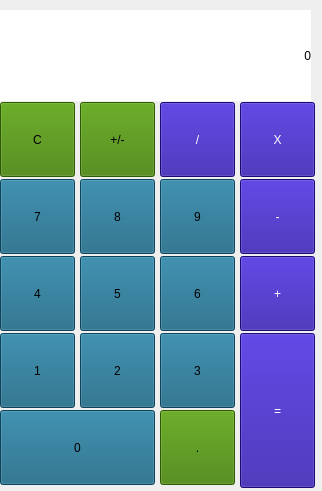
<?xml version="1.0" encoding="UTF-8"?>
<ui version="4.0">
 <class>MainWindow</class>
 <widget class="QMainWindow" name="CALCULATOR">
  <property name="geometry">
   <rect>
    <x>0</x>
    <y>0</y>
    <width>322</width>
    <height>491</height>
   </rect>
  </property>
  <property name="windowTitle">
   <string>MainWindow</string>
  </property>
  <widget class="QWidget" name="centralwidget">
   <widget class="QPushButton" name="pushButton_clear">
    <property name="geometry">
     <rect>
      <x>0</x>
      <y>102</y>
      <width>75</width>
      <height>75</height>
     </rect>
    </property>
    <property name="styleSheet">
     <string notr="true">QPushButton{
background-color: rgb(63, 126, 0);
	color: rgb(0, 0, 0);
	font: 18pt &quot;MS Shell Dlg 2&quot;;
}
QPushButton:pressed{
color: rgb(63, 126, 0);
	background-color: rgb(0, 0, 0);
	font: 18pt &quot;MS Shell Dlg 2&quot;;
}</string>
    </property>
    <property name="text">
     <string>C</string>
    </property>
   </widget>
   <widget class="QPushButton" name="pushButton_slash">
    <property name="geometry">
     <rect>
      <x>160</x>
      <y>102</y>
      <width>75</width>
      <height>75</height>
     </rect>
    </property>
    <property name="toolTip">
     <string>&lt;html&gt;&lt;head/&gt;&lt;body&gt;&lt;p align=&quot;right&quot;&gt;&lt;br/&gt;&lt;/p&gt;&lt;/body&gt;&lt;/html&gt;</string>
    </property>
    <property name="styleSheet">
     <string notr="true">QPushButton{
background-color: rgb(38, 14, 158);
	color: rgb(255, 255, 255);
	font: 18pt &quot;MS Shell Dlg 2&quot;;
}
QPushButton:pressed{
color: rgb(38, 14, 158);
	background-color: rgb(255, 255, 255);
	font: 18pt &quot;MS Shell Dlg 2&quot;;
}</string>
    </property>
    <property name="text">
     <string>/</string>
    </property>
   </widget>
   <widget class="QPushButton" name="pushButton_multiplication">
    <property name="geometry">
     <rect>
      <x>240</x>
      <y>102</y>
      <width>75</width>
      <height>75</height>
     </rect>
    </property>
    <property name="toolTip">
     <string>&lt;html&gt;&lt;head/&gt;&lt;body&gt;&lt;p align=&quot;right&quot;&gt;&lt;br/&gt;&lt;/p&gt;&lt;/body&gt;&lt;/html&gt;</string>
    </property>
    <property name="styleSheet">
     <string notr="true">QPushButton{
background-color: rgb(38, 14, 158);
	color: rgb(255, 255, 255);
	font: 18pt &quot;MS Shell Dlg 2&quot;;
}
QPushButton:pressed{
color: rgb(38, 14, 158);
	background-color: rgb(255, 255, 255);
	font: 18pt &quot;MS Shell Dlg 2&quot;;
}</string>
    </property>
    <property name="text">
     <string>X</string>
    </property>
   </widget>
   <widget class="QPushButton" name="pushButton_subtraction">
    <property name="geometry">
     <rect>
      <x>240</x>
      <y>179</y>
      <width>75</width>
      <height>75</height>
     </rect>
    </property>
    <property name="toolTip">
     <string>&lt;html&gt;&lt;head/&gt;&lt;body&gt;&lt;p align=&quot;right&quot;&gt;&lt;br/&gt;&lt;/p&gt;&lt;/body&gt;&lt;/html&gt;</string>
    </property>
    <property name="styleSheet">
     <string notr="true">QPushButton{
background-color: rgb(38, 14, 158);
	color: rgb(255, 255, 255);
	font: 18pt &quot;MS Shell Dlg 2&quot;;
}
QPushButton:pressed{
color: rgb(38, 14, 158);
	background-color: rgb(255, 255, 255);
	font: 18pt &quot;MS Shell Dlg 2&quot;;
}</string>
    </property>
    <property name="text">
     <string>-</string>
    </property>
   </widget>
   <widget class="QPushButton" name="pushButton_7">
    <property name="geometry">
     <rect>
      <x>0</x>
      <y>179</y>
      <width>75</width>
      <height>75</height>
     </rect>
    </property>
    <property name="styleSheet">
     <string notr="true">QPushButton{
background-color: rgb(20, 95, 127);
	color: rgb(0, 0, 0);
	font: 18pt &quot;MS Shell Dlg 2&quot;;
}
QPushButton:pressed{
color: rgb(20, 95, 127);
	background-color: rgb(0, 0, 0);
	font: 18pt &quot;MS Shell Dlg 2&quot;;
}</string>
    </property>
    <property name="text">
     <string>7</string>
    </property>
   </widget>
   <widget class="QPushButton" name="pushButton_8">
    <property name="geometry">
     <rect>
      <x>80</x>
      <y>179</y>
      <width>75</width>
      <height>75</height>
     </rect>
    </property>
    <property name="styleSheet">
     <string notr="true">QPushButton{
background-color: rgb(20, 95, 127);
	color: rgb(0, 0, 0);
	font: 18pt &quot;MS Shell Dlg 2&quot;;
}
QPushButton:pressed{
color: rgb(20, 95, 127);
	background-color: rgb(0, 0, 0);
	font: 18pt &quot;MS Shell Dlg 2&quot;;
}</string>
    </property>
    <property name="text">
     <string>8</string>
    </property>
   </widget>
   <widget class="QPushButton" name="pushButton_9">
    <property name="geometry">
     <rect>
      <x>160</x>
      <y>179</y>
      <width>75</width>
      <height>75</height>
     </rect>
    </property>
    <property name="styleSheet">
     <string notr="true">QPushButton{
background-color: rgb(20, 95, 127);
	color: rgb(0, 0, 0);
	font: 18pt &quot;MS Shell Dlg 2&quot;;
}
QPushButton:pressed{
color: rgb(20, 95, 127);
	background-color: rgb(0, 0, 0);
	font: 18pt &quot;MS Shell Dlg 2&quot;;
}</string>
    </property>
    <property name="text">
     <string>9</string>
    </property>
   </widget>
   <widget class="QPushButton" name="pushButton_plus">
    <property name="geometry">
     <rect>
      <x>240</x>
      <y>256</y>
      <width>75</width>
      <height>75</height>
     </rect>
    </property>
    <property name="toolTip">
     <string>&lt;html&gt;&lt;head/&gt;&lt;body&gt;&lt;p align=&quot;right&quot;&gt;&lt;br/&gt;&lt;/p&gt;&lt;/body&gt;&lt;/html&gt;</string>
    </property>
    <property name="styleSheet">
     <string notr="true">QPushButton{
background-color: rgb(38, 14, 158);
	color: rgb(255, 255, 255);
	font: 18pt &quot;MS Shell Dlg 2&quot;;
}
QPushButton:pressed{
color: rgb(38, 14, 158);
	background-color: rgb(255, 255, 255);
	font: 18pt &quot;MS Shell Dlg 2&quot;;
}</string>
    </property>
    <property name="text">
     <string>+</string>
    </property>
   </widget>
   <widget class="QPushButton" name="pushButton_1">
    <property name="geometry">
     <rect>
      <x>0</x>
      <y>333</y>
      <width>75</width>
      <height>75</height>
     </rect>
    </property>
    <property name="styleSheet">
     <string notr="true">QPushButton{
background-color: rgb(20, 95, 127);
	color: rgb(0, 0, 0);
	font: 18pt &quot;MS Shell Dlg 2&quot;;
}
QPushButton:pressed{
color: rgb(20, 95, 127);
	background-color: rgb(0, 0, 0);
	font: 18pt &quot;MS Shell Dlg 2&quot;;
}</string>
    </property>
    <property name="text">
     <string>1</string>
    </property>
   </widget>
   <widget class="QPushButton" name="pushButton_2">
    <property name="geometry">
     <rect>
      <x>80</x>
      <y>333</y>
      <width>75</width>
      <height>75</height>
     </rect>
    </property>
    <property name="styleSheet">
     <string notr="true">QPushButton{
background-color: rgb(20, 95, 127);
	color: rgb(0, 0, 0);
	font: 18pt &quot;MS Shell Dlg 2&quot;;
}
QPushButton:pressed{
color: rgb(255, 255, 255);
	background-color: rgb(255, 255, 255);
	font: 18pt &quot;MS Shell Dlg 2&quot;;
}</string>
    </property>
    <property name="text">
     <string>2</string>
    </property>
   </widget>
   <widget class="QPushButton" name="pushButton_4">
    <property name="geometry">
     <rect>
      <x>0</x>
      <y>256</y>
      <width>75</width>
      <height>75</height>
     </rect>
    </property>
    <property name="styleSheet">
     <string notr="true">QPushButton{
background-color: rgb(20, 95, 127);
	color: rgb(0, 0, 0);
	font: 18pt &quot;MS Shell Dlg 2&quot;;
}
QPushButton:pressed{
color: rgb(20, 95, 127);
	background-color: rgb(0, 0, 0);
	font: 18pt &quot;MS Shell Dlg 2&quot;;
}</string>
    </property>
    <property name="text">
     <string>4</string>
    </property>
   </widget>
   <widget class="QPushButton" name="pushButton_3">
    <property name="geometry">
     <rect>
      <x>160</x>
      <y>333</y>
      <width>75</width>
      <height>75</height>
     </rect>
    </property>
    <property name="styleSheet">
     <string notr="true">QPushButton{
background-color: rgb(20, 95, 127);
	color: rgb(0, 0, 0);
	font: 18pt &quot;MS Shell Dlg 2&quot;;
}
QPushButton:pressed{
color: rgb(20, 95, 127);
	background-color: rgb(0, 0, 0);
	font: 18pt &quot;MS Shell Dlg 2&quot;;
}</string>
    </property>
    <property name="text">
     <string>3</string>
    </property>
   </widget>
   <widget class="QPushButton" name="pushButton_5">
    <property name="geometry">
     <rect>
      <x>80</x>
      <y>256</y>
      <width>75</width>
      <height>75</height>
     </rect>
    </property>
    <property name="styleSheet">
     <string notr="true">QPushButton{
background-color: rgb(20, 95, 127);
	color: rgb(0, 0, 0);
	font: 18pt &quot;MS Shell Dlg 2&quot;;
}
QPushButton:pressed{
color: rgb(20, 95, 127);
	background-color: rgb(0, 0, 0);
	font: 18pt &quot;MS Shell Dlg 2&quot;;
}</string>
    </property>
    <property name="text">
     <string>5</string>
    </property>
   </widget>
   <widget class="QPushButton" name="pushButton_result">
    <property name="geometry">
     <rect>
      <x>240</x>
      <y>333</y>
      <width>75</width>
      <height>155</height>
     </rect>
    </property>
    <property name="toolTip">
     <string>&lt;html&gt;&lt;head/&gt;&lt;body&gt;&lt;p align=&quot;right&quot;&gt;&lt;br/&gt;&lt;/p&gt;&lt;/body&gt;&lt;/html&gt;</string>
    </property>
    <property name="styleSheet">
     <string notr="true">QPushButton{
background-color: rgb(38, 14, 158);
	color: rgb(255, 255, 255);
	font: 18pt &quot;MS Shell Dlg 2&quot;;
}
QPushButton:pressed{
color: rgb(38, 14, 158);
	background-color: rgb(255, 255, 255);
	font: 18pt &quot;MS Shell Dlg 2&quot;;
}</string>
    </property>
    <property name="text">
     <string>=</string>
    </property>
   </widget>
   <widget class="QPushButton" name="pushButton_6">
    <property name="geometry">
     <rect>
      <x>160</x>
      <y>256</y>
      <width>75</width>
      <height>75</height>
     </rect>
    </property>
    <property name="styleSheet">
     <string notr="true">QPushButton{
background-color: rgb(20, 95, 127);
	color: rgb(0, 0, 0);
	font: 18pt &quot;MS Shell Dlg 2&quot;;
}
QPushButton:pressed{
color: rgb(20, 95, 127);
	background-color: rgb(0, 0, 0);
	font: 18pt &quot;MS Shell Dlg 2&quot;;
}</string>
    </property>
    <property name="text">
     <string>6</string>
    </property>
   </widget>
   <widget class="QPushButton" name="pushButton_0">
    <property name="geometry">
     <rect>
      <x>0</x>
      <y>410</y>
      <width>155</width>
      <height>75</height>
     </rect>
    </property>
    <property name="styleSheet">
     <string notr="true">QPushButton{
background-color: rgb(20, 95, 127);
	color: rgb(0, 0, 0);
	font: 18pt &quot;MS Shell Dlg 2&quot;;
}
QPushButton:pressed{
color: rgb(20, 95, 127);
	background-color: rgb(0, 0, 0);
	font: 18pt &quot;MS Shell Dlg 2&quot;;
}</string>
    </property>
    <property name="text">
     <string>0</string>
    </property>
   </widget>
   <widget class="QPushButton" name="pushButton_dot">
    <property name="geometry">
     <rect>
      <x>160</x>
      <y>410</y>
      <width>75</width>
      <height>75</height>
     </rect>
    </property>
    <property name="styleSheet">
     <string notr="true">QPushButton{
background-color: rgb(63, 126, 0);
	color: rgb(0, 0, 0);
	font: 18pt &quot;MS Shell Dlg 2&quot;;
}
QPushButton:pressed{
color: rgb(63, 126, 0);
	background-color: rgb(0, 0, 0);
	font: 18pt &quot;MS Shell Dlg 2&quot;;
}</string>
    </property>
    <property name="text">
     <string>.</string>
    </property>
   </widget>
   <widget class="QLabel" name="label">
    <property name="geometry">
     <rect>
      <x>0</x>
      <y>10</y>
      <width>311</width>
      <height>91</height>
     </rect>
    </property>
    <property name="styleSheet">
     <string notr="true">QLabel{
background-color: rgb(255, 255, 255);
	font: 18pt &quot;MS Shell Dlg 2&quot;;
}</string>
    </property>
    <property name="text">
     <string>0</string>
    </property>
    <property name="alignment">
     <set>Qt::AlignRight|Qt::AlignTrailing|Qt::AlignVCenter</set>
    </property>
   </widget>
   <widget class="QPushButton" name="pushButton_clear_plasOrNegative">
    <property name="geometry">
     <rect>
      <x>80</x>
      <y>102</y>
      <width>75</width>
      <height>75</height>
     </rect>
    </property>
    <property name="styleSheet">
     <string notr="true">QPushButton{
background-color: rgb(63, 126, 0);
	color: rgb(0, 0, 0);
	font: 18pt &quot;MS Shell Dlg 2&quot;;
}
QPushButton:pressed{
color: rgb(63, 126, 0);
	background-color: rgb(0, 0, 0);
	font: 18pt &quot;MS Shell Dlg 2&quot;;
}</string>
    </property>
    <property name="text">
     <string>+/-</string>
    </property>
   </widget>
  </widget>
 </widget>
 <resources/>
 <connections/>
</ui>
